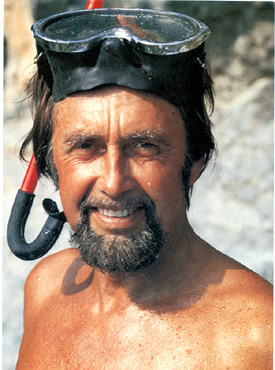
%> input picture images/hans-hass.jpg, 275 x 370 px
$ octave --eval "result = bwstencil(imread('../images/hans-hass.jpg'));"   (GNU Octave 9; MATLAB toolbox functions it lacks are replaced by stand-ins)
%> lines starting %> are read from the running program, lines starting %| are printed output that depends on the picture; in (x1, y1, x2, y2) boxes, pixels count from 0 and x2, y2 are one past the last pixel; in counts of white or black regions, pixels touching at a corner belong together; the program's own positions count from 1
### mesh/bwmesh.m
function [W,F,V,E,H,im] = bwmesh(A,varargin)
  % BWMESH Construct a mesh from a black and white image.
  %
  % [W,F] = bwmesh(A)
  % [W,F] = bwmesh(png_filename)
  % [W,F,V,E,H,im] = bwmesh(...,'ParameterName',ParameterValue,...)
  %
  % Inputs:
  %   A  a h by w black and white image (grayscale double images will be
  %     clamped)
  %     or
  %   png_filename  path to a png file
  %   Optional:
  %     'Tol'  tolerance for Douglas-Peucker algorithm {0}
  %     'TriangleFlags' followed by flags to pass to triangle
  %       {'-q30a[median_sqr_edge_length]'}
  %     'SmoothingIters' followed by smoothing amount {0}
  % Outputs:
  %   W  #W by 2 list of mesh vertices
  %   F  #F by 3 list of triangle indices into W
  %   V  #V by 2 list of boundary polygon vertices
  %   E  #E by 2 list of boundary edge indices into V
  %   H  #H by 2 list of hole indicator point positions
  %
  % Known issues:
  %   - this does _not_ trace the boundary of pixels but rather
  %     connects the centers of boundary pixels. Therefore it struggles if
  %     there are very thin (1px wide) features/holes.
  %   - This will correctly carve out simple holes, but will not find islands
  %     in holes: e.g. a bull's eye sign.
  %

  im = [];
  if ischar(A)
    % read alpha channel
    [im,~,A] = imread(A);
    if isempty(A)
      A = ones(size(im,1),size(im,2));
    end
  end
  A = im2double(A);

  % default values
  tol = 0;
  triangle_flags = '';
  smoothing_iters = 0;
  % Map of parameter names to variable names
  params_to_variables = containers.Map( ...
    {'Tol','TriangleFlags','SmoothingIters'}, ...
    {'tol','triangle_flags','smoothing_iters'});
  v = 1;
  while v <= numel(varargin)
    param_name = varargin{v};
    if isKey(params_to_variables,param_name)
      assert(v+1<=numel(varargin));
      v = v+1;
      % Trick: use feval on anonymous function to use assignin to this workspace
      feval(@()assignin('caller',params_to_variables(param_name),varargin{v}));
    else
      error('Unsupported parameter: %s',varargin{v});
    end
    v=v+1;
  end

  if isempty(A)
    [X,Y] = meshgrid(1:size(im,2),1:size(im,1));
    [F,W] = surf2patch(X,Y,X*0,'triangles');
    W = W(:,1:2);
  else
    % B contains list of boundary loops then hole loops, N number of outer
    % boundaries (as opposed to hole boundaries)
    [B,~,N] = bwboundaries(A>0.5);
    % If you don't have the image processing toolbox you can use this (slower)
    % version:
    %[B,~,N] = gp_bwboundaries(A>0.5);

    V = [];
    E = [];
    H = [];
    for b = 1:numel(B)
      if size(B{b},1)>2
        Vb = B{b};
        Vb = bsxfun(@plus,Vb*[0 -1;1 0],[-0.5,size(A,1)+0.5]);
        if smoothing_iters > 0
          Eb = [1:size(Vb,1);2:size(Vb,1) 1]';
          Vb = curve_smooth(Vb,Eb,'MaxIters',smoothing_iters);
        end

        if tol > 0
          Vb = dpsimplify(Vb([1:end 1],:),tol);
          Vb = Vb(1:end-1,:);
        end
        % don't consider degenerate boundaries
        area = sum(prod(Vb([2:end 1],:)+Vb*[-1 0;0 1],2))/2;
        if size(unique(Vb,'rows'),1)>2 && area>1e-10
          Eb = [1:size(Vb,1);2:size(Vb,1) 1]';
          E = [E;size(V,1)+Eb];
          V = [V;Vb];
          if b > N
            H = [H;point_inside_polygon(Vb)];
          end
        end
      end
    end
    %fprintf('triangle...\n');
    if isempty(triangle_flags)
      % triangulate the polygon
      % get average squared edge length as a guess at the maximum area constraint
      % for the triangulation
      median_sqr_edge_length = median(sum((V(E(:,1),:)-V(E(:,2),:)).^2,2))/2.0;
      quality = 30;
      triangle_flags = sprintf('-q%da%0.17f',quality,median_sqr_edge_length);
    end

    % Why do I need to do this?
    [V,~,J] = remove_duplicate_vertices(V,0);
    % remap faces
    E = J(E);

    [W,F] = triangulate(V,E,'Holes',H,'Flags',triangle_flags);
  end
end

### mesh/point_inside_polygon.m
function interior_point = point_inside_polygon(V)
  % POINT_INSIDE_POLYGON  return some point inside of the given polygon
  %
  % interior_point = point_inside_polygon(V)
  %
  % Input
  %  V n by 2 vertex array
  % Output
  %  interior_point  a point inside V
  %
  % Copyright 2011, Alec Jacobson (jacobson@inf.ethz.ch)

  assert(size(V,1) >= 3);

  if exist('triangulate')==3
    % triangulate and pick farthest barycenter from polygon boundary
    E = [1:size(V,1);2:size(V,1) 1]';
    [V,~,~,E] = remove_duplicate_vertices(V,0,'F',E);
    E = E(E(:,1)~=E(:,2),:);
    [Vt,Ft] = triangulate(V,E);
    BC = barycenter(Vt,Ft);
    D = point_mesh_squared_distance(BC,V,E);
    [~,m] = max(D);
    interior_point = BC(m,:);
  else
    % start with a point above the polygon in the middle
    p = 1.0 + [mean(V(:,1)) max(V(:,2))];

    % first hits are just mid points on segments
    first_hits = ...
      [V(:,1) + V([end, 1:(end-1)],1) , ...
      V(:,2) + V([end, 1:(end-1)],2)]/2;

    distance_to_p = ...
      sum((repmat(p,size(first_hits,1),1) - first_hits).^2,2);

    first_hit = first_hits(distance_to_p == min(distance_to_p),:);
    first_hit = first_hit(1,:);

    x1 = p(1);
    y1 = p(2);
    x2 = first_hit(1);
    y2 = first_hit(2);
    x3 = V(1:end,1);
    y3 = V(1:end,2);
    x4 = V([end, 1:(end-1)],1);
    y4 = V([end, 1:(end-1)],2);
    % Find intersections along this ray with each line segment's line
    % from http://en.wikipedia.org/wiki/Line-line_intersection
    second_hits = ...
        [((x1.*y2-y1.*x2).*(x3-x4) - (x1-x2).*(x3.*y4-y3.*x4))./...
        ((x1-x2).*(y3-y4) - (y1 - y2).*(x3-x4)), ...
        ((x1.*y2-y1.*x2).*(y3-y4) - (y1-y2).*(x3.*y4-y3.*x4))./...
        ((x1-x2).*(y3-y4) - (y1 - y2).*(x3-x4))];

    % Check if intersection is really on line segment, handling vertical and
    % horizontal lines
    valid_second_hits = ...
      second_hits( ...
        ((second_hits(:,1) >= x3 & second_hits(:,1) <= x4 )| ...
        (second_hits(:,1) <= x3 & second_hits(:,1) >= x4 ) | ...
        (x3 == x4) ...
        ) & ...
        ((second_hits(:,2) >= y3 & second_hits(:,2) <= y4 )| ...
        (second_hits(:,2) <= y3 & second_hits(:,2) >= y4 ) | ...
        (y3 == y4) ...
        ) & ~((x3 == x4)&(y3 == y4))...
      ,:);

    distance_to_first_hit = ...
      sum((repmat(first_hit,size(valid_second_hits,1),1) - ...
        valid_second_hits).^2,2);

    EPSILON = 10.0^-15;
    valid_second_hits = ...
      valid_second_hits(distance_to_first_hit>EPSILON,:);
    distance_to_first_hit = ...
      distance_to_first_hit(distance_to_first_hit>EPSILON,:);

    second_hit = valid_second_hits(...
      distance_to_first_hit == min(distance_to_first_hit),:);
    % shouldn't have to do this:
    sz = size(second_hit);
    if sz(1) >= 1
        second_hit = second_hit(1,:);
    end

    interior_point = (first_hit + second_hit)/2;
end

end

### mesh/remove_duplicate_vertices.m
function [SV,SVI,SVJ,SVJF] = remove_duplicate_vertices(V,epsilon,varargin)
  % REMOVE_DUPLICATE_VERTICES Remove duplicate vertices upto a uniqueness
  % tolerance (epsilon)
  %
  % SV = remove_duplicate_vertices(V,epsilon)
  % [SV,SVI,SVJ,SVJF] = ...
  %   remove_duplicate_vertices(V,epsilon,'ParameterName',ParameterValue,...)
  %
  % Inputs:
  %   V  #V by dim list of vertex positions
  %   epsilon  uniqueness tolerance 1e0 --> integer match, 1e-1 --> match up to
  %     first decimal, ... , 0 --> exact match.
  %   Optional:
  %     'WhiteList' Only merge vertices from the following selection (not
  %     working correctly, yet)
  %     'F'  followed by list of indices into rows of V
  % Outputs:
  %   SV  #SV by dim new list of vertex positions
  %   SVI #SV by 1 list of indices so SV = V(SVI,:)
  %   SVJ #V by 1 list of indices so V = SV(SVJ,:)
  %   SVJF  #F-sized matrix simply SVJF = SVJ(F);
  %
  % Example:
  %   % Mesh in (V,F)
  %   [SV,SVI,SVJ] = remove_duplicate_vertices(V,1e-7);
  %   % remap faces
  %   SF = SVJ(F);
  %

  % default values
  whitelist = [];
  F = [];
  % Map of parameter names to variable names
  params_to_variables = containers.Map( ...
    {'WhiteList','F'}, ...
    {'whitelist','F'});
  v = 1;
  while v <= numel(varargin)
    param_name = varargin{v};
    if isKey(params_to_variables,param_name)
      assert(v+1<=numel(varargin));
      v = v+1;
      % Trick: use feval on anonymous function to use assignin to this workspace
      feval(@()assignin('caller',params_to_variables(param_name),varargin{v}));
    else
      error('Unsupported parameter: %s',varargin{v});
    end
    v=v+1;
  end

  if isempty(whitelist)
    assert(nargin==1 || epsilon >= 0);
    if nargin==1 || epsilon == 0
      [SV,SVI,SVJ] = unique(V,'rows','stable');
    else
      [~,SVI,SVJ] = unique(round(V/(epsilon)),'rows','stable');
      %SV = V(SVI,:);
      % Replace with average
      for d = 1:size(V,2)
        SV(:,d) = accumarray(SVJ,V(:,d),[],@mean);
      end
    end
  else
    error('not implemented correctly')
    VW = V(whitelist,:);
    J = 1:size(V,1);
    JW = J(whitelist);
    [SVW,SVIW,SVJW] = remove_duplicate_vertices(VW,epsilon);
    SJ = 1:size(V,1);
    SJ(whitelist) = JW(SVJ);
  end
  if nargout>=4
    SVJF = reshape(SVJ(F),size(F));
  end
end

### mesh/bwstencil.m
function [V,F] = bwstencil(im,varargin)
  % BWSTENCIL Create a 3D-printable stencil from an input binary image.
  %
  % [V,F] = bwstencil(im)
  % [V,F] = bwstencil(im,'ParameterName',ParameterValue, ...)
  %
  % Inputs:
  %   im  h by w by 1 binary image
  %   Optional inputs (see bwmesh.m)
  % Outputs:
  %   V  #V by 3 list of vertex positions with V(:,3) = 0 or 1 for top or
  %   bottom layer
  %
  % Example:
  %   % Read in image, convert to binary, shrink, invert
  %   im = ~imresize(im2bw(imread('hans-hass.jpg')),0.25);
  %   % Pad image to create boundary frame
  %   im = padarray(im,ceil(max(size(im))*0.125*[1;1]));
  %   % Generate stencil of thickness = 1px
  %   [V,F] = bwstencil(im,'Tol',1.5,'SmoothingIters',50);
  %   % Change thickness to 2.5% size of image
  %   V(:,3) = V(:,3) * 0.025*max(size(im));
  %   % render result:
  %   subplot(2,1,1);
  %   imshow(im);
  %   subplot(2,1,2);
  %   tsurf(F,V,'EdgeColor','none','FaceColor',[0.3 0.4 1.0],'FaceAlpha',0.9);
  %   l = light('Style','infinite','Position',[0.3 0.2 1]);
  %   axis equal;
  %
  % See also: bwmesh
  %
  if ~islogical(im)
    warning('Converting non-binary input to binary');
    im = im2bw(im);
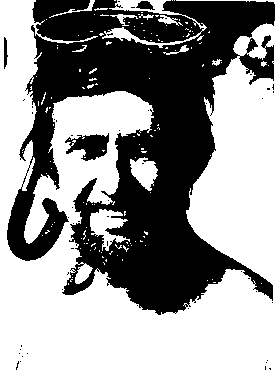
%> im: size 370x275 logical; 57% white; 52 black regions (48 under 20 px), largest, box (x1, y1, x2, y2) and area: (7, 0, 275, 315) 42773, (65, 133, 109, 161) 720, (136, 1, 155, 10) 106, (4, 37, 8, 69) 88
  end
  imh = imfill(im,'holes');
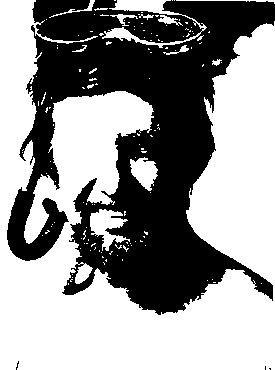
%> imh: size 370x275 logical; 58.8% white; 4 black regions (3 under 20 px), largest, box (x1, y1, x2, y2) and area: (7, 0, 275, 315) 41859
  if any(im(:) ~= imh(:))
    warning('input contained islands, removing...');
    im = imh;
  end
  im = imresize(im,2,'nearest');
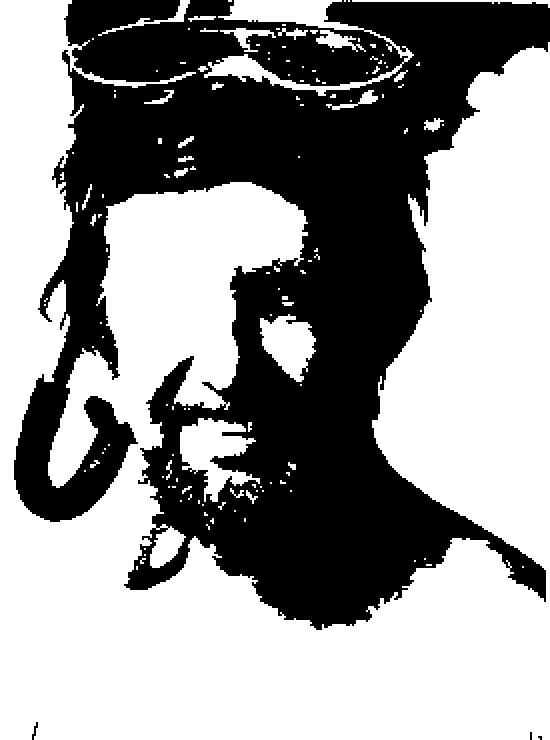
%> im: size 740x550 logical; 58.8% white; 4 black regions (2 under 20 px), largest, box (x1, y1, x2, y2) and area: (14, 0, 550, 630) 167436, (32, 722, 38, 740) 44
  [V,F] = bwmesh(~im,varargin{:});
%> after the loop in bwmesh, `while v <= numel(varargin)`: v = 1
%> in bwmesh, `[B,~,N] = bwboundaries(A>0.5);`: B = 185 boundaries; largest, box (x1, y1, x2, y2) and points: (14, 0, 550, 630) 6051, (180, 418, 260, 502) 530, (204, 54, 402, 96) 516, (260, 314, 316, 382) 268, (220, 28, 276, 52) 184; N = 4
%> the loop in bwmesh, `for b = 1:numel(B)` made 185 passes
%> (area, x1 in point_inside_polygon, y1 in point_inside_polygon, x2 in point_inside_polygon, y2 in point_inside_polygon, distance_to_first_hit in point_inside_polygon, second_hit in point_inside_polygon, interior_point in point_inside_polygon) on passes 12, 15: (45, 88.19, 556.5, 90.5, 555, 1.42, [91.5 554.4], [91 554.7]), (25, 94.43, 526.5, 95, 525.5, 1.02, [95.5 524.6], [95.25 525.1])
%> area on passes 1 to 2: 176726, 23
%> the run ends on the next line
